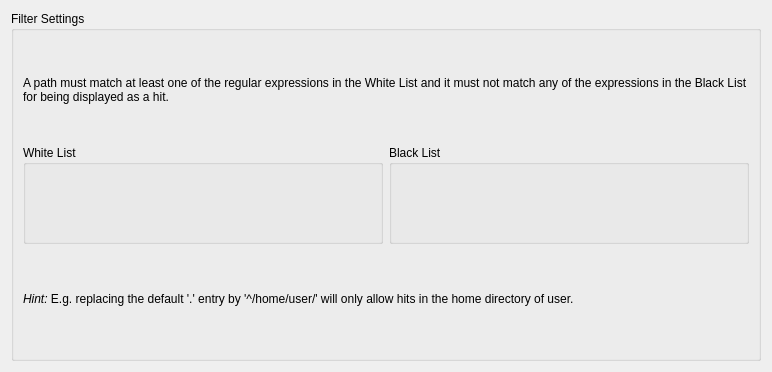
<?xml version="1.0" encoding="UTF-8"?>
<ui version="4.0">
 <class>KLocateConfigFilterWidget</class>
 <widget class="QWidget" name="KLocateConfigFilterWidget">
  <property name="geometry">
   <rect>
    <x>0</x>
    <y>0</y>
    <width>772</width>
    <height>372</height>
   </rect>
  </property>
  <layout class="QVBoxLayout" name="verticalLayout">
   <item>
    <widget class="QGroupBox" name="groupBox">
     <property name="title">
      <string>Filter Settings</string>
     </property>
     <layout class="QGridLayout" name="gridLayout">
      <item row="0" column="0" colspan="2">
       <widget class="QLabel" name="label">
        <property name="text">
         <string>A path must match at least one of the regular expressions in the White List and it must not match any of the expressions in the Black List for being displayed as a hit.</string>
        </property>
        <property name="wordWrap">
         <bool>true</bool>
        </property>
       </widget>
      </item>
      <item row="1" column="0">
       <widget class="KEditListBox" name="kcfg_whiteList">
        <property name="whatsThis">
         <string>A path must match at least one of these regular expressions.</string>
        </property>
        <property name="title">
         <string>White List</string>
        </property>
       </widget>
      </item>
      <item row="1" column="1">
       <widget class="KEditListBox" name="kcfg_blackList">
        <property name="whatsThis">
         <string>A path must not match any of these regular expressions.</string>
        </property>
        <property name="title">
         <string>Black List</string>
        </property>
       </widget>
      </item>
      <item row="2" column="0" colspan="2">
       <widget class="QLabel" name="label_2">
        <property name="text">
         <string>&lt;i&gt;Hint:&lt;/i&gt; E.g. replacing the default '.' entry by '^/home/user/' will only allow hits in the home directory of user.</string>
        </property>
        <property name="wordWrap">
         <bool>true</bool>
        </property>
       </widget>
      </item>
     </layout>
    </widget>
   </item>
  </layout>
 </widget>
 <customwidgets>
  <customwidget>
   <class>KEditListBox</class>
   <extends>QGroupBox</extends>
   <header>keditlistbox.h</header>
  </customwidget>
 </customwidgets>
 <resources/>
 <connections/>
</ui>
